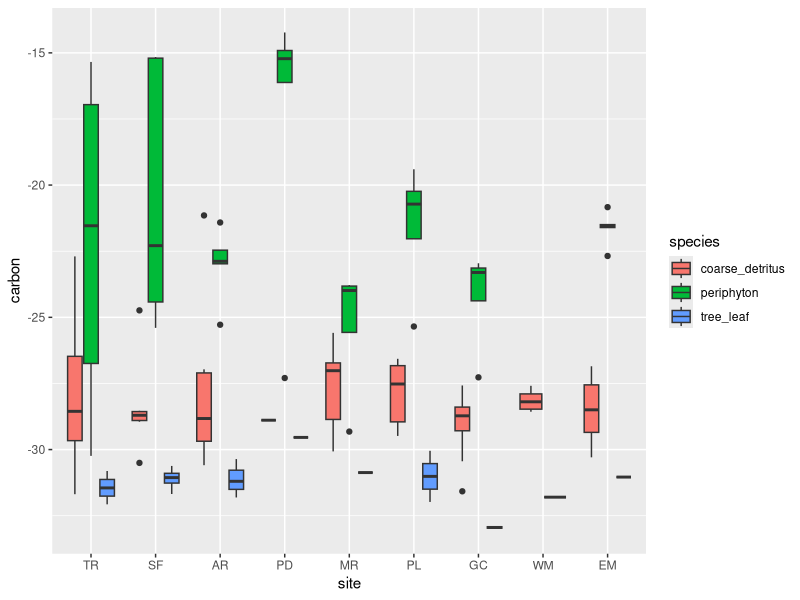

The R script that drew this image:
# Hydrogen sampling outlook
# Sean Kinard
# 2-16-2022

# load packages
library(tidyverse)
library('sjmisc')
library(lubridate)
library(ggpubr)
library(rstatix)

# set work directory
setwd('C:\\Users\\s2kin\\Dropbox\\Research\\Manuscipts\\Diss.5_Isotope\\RAPID-TERRG-Combined\\')

# load data
d <- read_csv('data/TERRG_CNS_combined.csv') %>% 
  filter(site %in% c("AR","EM", "GC", "MR", "PD", "PL", "SF", "TR", "WM") )

d$site <- factor(d$site, levels = c('TR', 'SF', 'AR', 'PD', 'MR', 'PL', 'GC', 'WM', 'EM'))

# sample tables

all_samples <- d %>%
  group_by(site, collection, type) %>%
  summarize(samples = n() ) %>%
  pivot_wider(names_from = collection, values_from = samples) %>%
    as.data.frame()

h2f_maysep <- d %>%
  filter(species %in% c('G.affinis', 'P.latipinna', 'H.cyanoguttatus', 'L.macrochirus', 'L.megalotis', 'L.gulosus', 'L.cyanellus', 'M.salmoides', 'L.oculatus') |
           type %in% c('Terrestrial', 'Aquatic')) %>%
  filter(collection != '2020-01-15') %>%
  group_by(collection, species, site) %>%
  summarize(samples = n() ) %>%
  mutate(samples = ifelse(samples > 3, 3, samples)) %>%
  ungroup() %>%
  group_by(species, site) %>%
  summarize(samples = sum(samples) ) %>%
  pivot_wider(names_from = site, values_from = samples) %>%
  filter(species != 'clover')

h2f_maysep[is.na(h2f_maysep)] <- 0

h2f_maysep_gtotal <- h2f_maysep %>% 
  rowwise() %>% 
  mutate(myTidySum = sum(c_across(PD:EM)),
         project = 'hydrogen') %>%
  group_by(project) %>%
  summarize(grandtotal = sum(myTidySum))

# The high-end estimate for the number of samples for hydrogen testing would be 347 plus any invertebrate powders that would be recovered and deemed suitable. This grand total includes a maximum of 3 replicates within each of nine species of fish and sources. Species were not distinguished by size. Patterns in mixing models from the 3-site pilot suggest that the basal resource patterns across the precipitation gradient are most evident at higher trophic levels; fish species from P.latipinna to L.gulosus had progressive trends with non-overlapping credible intervals.

# Aggregating seasons: The estimated 347 hydrogen samples includes powders from both summer and autumn sampling periods. A benefit for running both seasons is that not all fish were caught evenly through each sampling period, so an aggregated approach for hydrogen carbon mixing models could provide 9 estimates of % aquatic resources for a given species which could produce regressions. However, aggregating 2 seasons assumes temporal stability in resource isotopes. Given that hydrogen isotopes were more stable in sources spatially, and carbon does not consistently vary across seasons, I think aggregating hydrogen signals across the seasons would provide the most powerful dataset for terrestrial vs aquatic mixing models.

# Invertebrates: If we seek to connect the trophic interactions from upper to intermediate levels, we could run inverterbates. Invertebrate orders that are likely to contain leftover powder would include gastropoda, bivalva, odonata, decapoda, and hemiptera. Also, Hydrogen tins are filled with a much smaller amount of material, so recovering powders although tedious is feasible for more samples than Chris Groff and myself might initially think possible.

# size class: To assess whether basal resource dependency shifts with life-stage of common lepomis taxa, I would recommend running an additional (n = 9 sites, 2 additional Lepomis groups, 3 samples, 2 seasons) 112 samples. Thus, the top-end estimate This would make a total of 559 samples + inverts for hydrogen analysis.

## Available May samples
# missing periphyton AND filamentous algae at WM
# missing gambusia at TR AR MR
# missing gambusia AND poecilids at AR

# Running hydrogen on only May samples would involve about 177 samples + inverts (n~80) + sizeclass fish (n~100)

mafish_available <- d %>%
  filter(species %in% c('G.affinis', 'P.latipinna', 'H.cyanoguttatus', 'L.macrochirus', 'L.megalotis', 'L.gulosus', 'L.cyanellus', 'M.salmoides', 'L.oculatus') ) %>%
  filter(species != 'clover') %>%
  filter(collection == '2020-05-15') %>%
  group_by(species, site) %>%
  summarize(samples = n() ) %>%
  pivot_wider(names_from = site, values_from = samples) %>%
  as.data.frame()
mafish_available[is.na(mafish_available)] <- 0

masrc_available <- d %>%
  filter(type %in% c('Aquatic', 'Terrestrial') ) %>%
  filter(species != 'clover') %>%
  filter(collection == '2020-05-15') %>%
  group_by(type, species, site) %>%
  arrange(type) %>%
  summarize(samples = n() ) %>%
  pivot_wider(names_from = site, values_from = samples) %>%
  as_tibble() %>%
  relocate(TR, .before = SF)
masrc_available[is.na(masrc_available)] <- 0

mafish_total <- mafish_available %>%
  pivot_longer(cols = c(SF:MR), names_to = 'site', values_to = 'n') %>%
  mutate(n_cap = ifelse(n >= 3, 3, n),
         project = 'fish') %>%
  select(-n) %>%
  group_by(project) %>%
  summarize(n_tot = sum(n_cap))

masrc_total <- masrc_available %>%
  pivot_longer(cols = c(TR:EM), names_to = 'site', values_to = 'n') %>%
  mutate(project = 'source') %>%
  group_by(project) %>%
  summarise(n_tot = sum(n))

mafish_available
mafish_total
masrc_available  
masrc_total

## May small-mouthed sunfish (megalotis and macrochirus) size class sample distribution
# missing <50mm at TR MR GC
# missing <100mm at TR
# missing <200mm at SF

# recommend analyzing hydrogen in 100mm (n = 24) and 200mm (25)
May_lepomis_sm <- d %>%
  filter(species %in% c('L.macrochirus', 'L.megalotis') ) %>%
  filter(collection == '2020-05-15') %>%
  mutate(maxfl_bin = ifelse(max_forklength <= 50, '50mm',
                     ifelse(max_forklength > 50 & 
                            max_forklength <= 100 , '100mm',
                     ifelse(max_forklength > 100 &
                            max_forklength <= 200, '200mm',
                     ifelse(max_forklength > 200 &
                            max_forklength <= 300, '300mm',
                     ifelse(max_forklength > 300 &
                            max_forklength <= 500, '500mm', max_forklength)))))) %>%
  group_by(site, maxfl_bin) %>%
  summarize(available = n()) %>%
  pivot_wider(names_from = maxfl_bin, values_from = available) %>%
  relocate('50mm', .before='200mm') %>%
  relocate('100mm', .before='200mm')
May_lepomis_sm[is.na(May_lepomis_sm)] <- 0
May_lepomis_sm 

## May large-mouthed sunfish (megalotis and macrochirus) size class sample distribution
# missing <50mm at TR, SF, MR, PL, GC
# missing <100mm at TR
# missing <200mm at TR, PL, WM

# Recommend analyzing individuals in the <200 (n = 26) and <300 (n = 22)size class range
May_lepomis_lm <- d %>%
  filter(species %in% c('L.gulosus', 'L.cyanellus') ) %>%
  mutate(maxfl_bin = ifelse(max_forklength <= 50, '50mm',
                     ifelse(max_forklength > 50 & 
                            max_forklength <= 100 , '100mm',
                     ifelse(max_forklength > 100 &
                            max_forklength <= 200, '200mm',
                     ifelse(max_forklength > 200 &
                            max_forklength <= 300, '300mm',
                     ifelse(max_forklength > 300 &
                            max_forklength <= 500, '500mm', max_forklength)))))) %>%
  group_by(site, maxfl_bin) %>%
  summarize(available = n()) %>%
  pivot_wider(names_from = maxfl_bin, values_from = available) %>%
  relocate('50mm', .before='100mm')
May_lepomis_lm[is.na(May_lepomis_lm)] <- 0
May_lepomis_lm

## Available September samples
# September sources: missing periphyton AND filamentous algae at PL
# September gambusia missing at TR GC
# Gambusia AND Poecilid missing at GC

# Running only samples from September would entail 128 fish samples + 43 source samples for a total of 173 samples + inverts (3 spp -> n~80) + additional size class samples (n~100)

sefish_available <- d %>%
  filter(species %in% c('G.affinis', 'P.latipinna', 'H.cyanoguttatus', 'L.macrochirus', 'L.megalotis', 'L.gulosus', 'L.cyanellus', 'M.salmoides', 'L.oculatus') ) %>%
  filter(species != 'clover') %>%
  filter(collection == '2020-09-15') %>%
  group_by(species, site) %>%
  summarize(samples = n() ) %>%
  pivot_wider(names_from = site, values_from = samples) %>%
  as.data.frame()
sefish_available[is.na(sefish_available)] <- 0

sesrc_available <- d %>%
  filter(type %in% c('Aquatic', 'Terrestrial') ) %>%
  filter(species != 'clover') %>%
  filter(collection == '2020-09-15') %>%
  group_by(type, species, site) %>%
  arrange(type) %>%
  summarize(samples = n() ) %>%
  pivot_wider(names_from = site, values_from = samples) %>%
  as_tibble() %>%
  relocate(TR, .before = SF)
sesrc_available[is.na(sesrc_available)] <- 0

sefish_total <- sefish_available %>%
  pivot_longer(cols = c(SF:GC), names_to = 'site', values_to = 'n') %>%
  mutate(n_cap = ifelse(n >= 3, 3, n),
         project = 'fish') %>%
  select(-n) %>%
  group_by(project) %>%
  summarize(n_tot = sum(n_cap))

sesrc_total <- sesrc_available %>%
  pivot_longer(cols = c(PD:PL), names_to = 'site', values_to = 'n') %>%
  mutate(project = 'source') %>%
  group_by(project) %>%
  summarise(n_tot = sum(n))

sefish_available
sefish_total
sesrc_available  
sesrc_total


## September small-mouthed sunfish (megalotis and macrochirus) size class sample distribution
#  <50mm missing n at MR GC, low n at PL WM EM
#  <100mm low n at MR
#  <200mm low n at AR PD PL WM EM

# recommend analyzing hydrogen in 100mm (n = 19) and 200mm (13) in small-mouthed Lepomis September
September_lepomis_sm <- d %>%
  filter(species %in% c('L.macrochirus', 'L.megalotis') ) %>%
  filter(collection == '2020-09-15') %>%
  mutate(maxfl_bin = ifelse(max_forklength <= 50, '50mm',
                     ifelse(max_forklength > 50 & 
                            max_forklength <= 100 , '100mm',
                      ifelse(max_forklength > 100 &
                             max_forklength <= 200, '200mm',
                      ifelse(max_forklength > 200 &
                             max_forklength <= 300, '300mm',
                      ifelse(max_forklength > 300 &
                             max_forklength <= 500, '500mm', max_forklength)))))) %>%
  group_by(site, maxfl_bin) %>%
  summarize(available = n()) %>%
  pivot_wider(names_from = maxfl_bin, values_from = available) %>%
  relocate('50mm', .before='200mm') %>%
  relocate('100mm', .before='200mm')
September_lepomis_sm[is.na(September_lepomis_sm)] <- 0
September_lepomis_sm 

## September large-mouthed sunfish (megalotis and macrochirus) size class sample distribution
# <50mm missing n at GC, low n at SF, PD, MR, PL, EM
# <100mm missing n at SF, MR, low n at AR, PL, GC, EM
# <200mm missing n at SF, AR, WM, low n at MR, PL, GC, EM

# Recommend analyzing hydrogen in large-mouthed lepomis in the 100-300 size class range ( n = 18)
September_lepomis_lm <- d %>%
  filter(species %in% c('L.gulosus', 'L.cyanellus') ) %>%
  filter(collection == '2020-09-15') %>%
  mutate(maxfl_bin = ifelse(max_forklength <= 50, '50mm',
                     ifelse(max_forklength > 50 & 
                            max_forklength <= 100 , '100mm',
                      ifelse(max_forklength > 100 &
                             max_forklength <= 200, '200mm',
                      ifelse(max_forklength > 200 &
                             max_forklength <= 300, '300mm',
                      ifelse(max_forklength > 300 &
                             max_forklength <= 500, '500mm', max_forklength)))))) %>%
  group_by(site, maxfl_bin) %>%
  summarize(available = n()) %>%
  pivot_wider(names_from = maxfl_bin, values_from = available) %>%
  relocate('50mm', .before='100mm')
September_lepomis_lm[is.na(September_lepomis_lm)] <- 0
September_lepomis_lm




coarse_vs_leaf <- d %>%
  filter(species %in% c('periphyton', 'coarse_detritus', 'tree_leaf') ) %>%
  ggplot(aes(x=site, y = carbon, fill = species)) +
           geom_boxplot()
